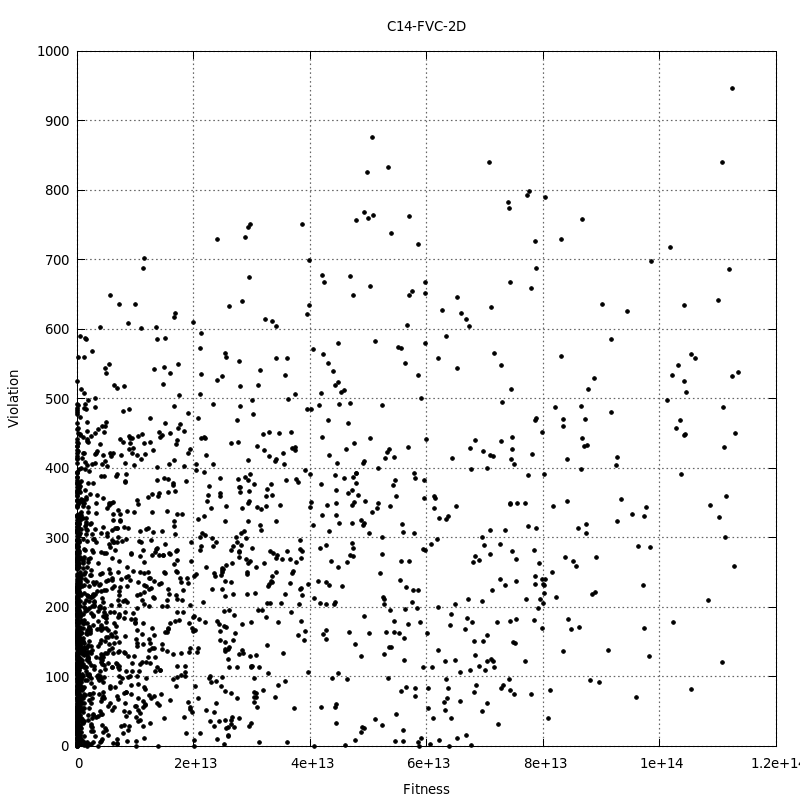

This figure's gnuplot source:
set terminal pngcairo size 800,800 enhanced font 'Verdana,10'
set output "2DFVC.png"
set title "C14-FVC-2D"
#
set xlabel "Fitness"
set ylabel "Violation"
set grid ytics lt 0 lw 2 lc rgb "#666666"
set grid xtics lt 0 lw 2 lc rgb "#666666"
#
plot "data/2DFVC.dat" using 1:2 title '' pt 7 ps 0.6 lt 0
